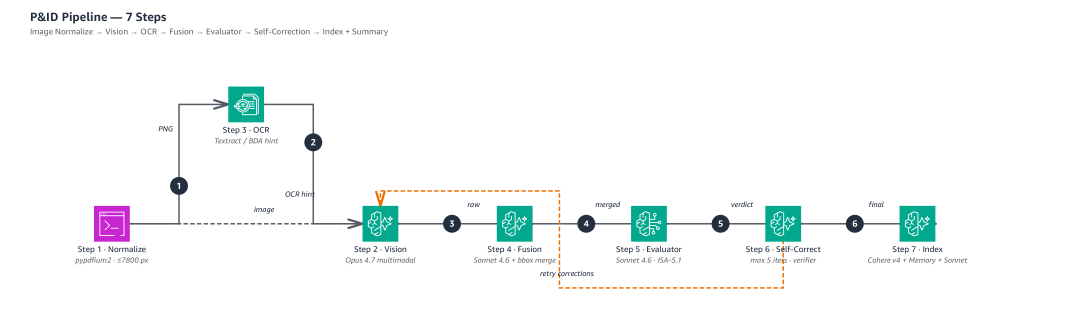
#> input picture img/pipeline-7-steps.png, 3200 x 963 px (shown at 1/3 size)
$ python -i image_normalize.py   (imports and definitions only)
#> lines starting #> are read from the running program, lines starting #| are printed output that depends on the picture
"""Image-first normalization for every drawing input.

Why this exists
---------------
The pipeline (Vision agent + Textract + Fusion + canvas overlay) is
pixel-coordinate-precise. If the Vision input PNG and the viewer's
displayed PNG go through *separate* render passes (e.g. one at 200 dpi
from pypdfium2, one at the same dpi but a slightly different scale
factor), the bounding boxes the Vision agent emits land ~1px off the
shapes the user sees. Aligning every consumer onto the *same* PNG
file solves it deterministically.

Contract
--------
`normalize_to_png(source: Path, target_dir: Path | None = None,
                   dpi: int = 200) -> Path`

  - For .pdf inputs: render page 0 at `dpi` and write a PNG.
  - For .png / .jpg / .jpeg / .tif / .tiff inputs: load with PIL,
    convert to RGB, and write a PNG copy.
  - Writes to `<target_dir or source.parent>/<stem>.norm.png` and
    returns the PNG path. Idempotent — re-running is a no-op when
    the PNG is already up-to-date relative to the source mtime.

Both `render_page` and the FastAPI image route delegate here so the
`/api/drawings/{key}/image` bytes and the orchestrator's analysis
input are byte-identical.
"""
from __future__ import annotations

from pathlib import Path
from typing import Optional

from PIL import Image

from backend.tools.pdf_renderer import render_page


_PDF_SUFFIX = ".pdf"
_RASTER_SUFFIXES = {".png", ".jpg", ".jpeg", ".tif", ".tiff", ".bmp"}

# Bedrock ConverseStream Vision input rejects images whose larger edge
# exceeds 8000 px. We cap at 7800 to leave headroom — the dimensions
# event the orchestrator emits to the frontend uses these *capped*
# values, so bbox overlay coordinates stay aligned with the displayed
# image and the upstream Vision call no longer 4xx's.
MAX_EDGE_PX = 7800


def normalize_to_png(
    source: Path | str,
    *,
    target_dir: Optional[Path] = None,
    dpi: int = 200,
    page: int = 0,
) -> Path:
    src = Path(source)
    if not src.exists():
        raise FileNotFoundError(f"input does not exist: {src}")
    suffix = src.suffix.lower()

    out_dir = target_dir or src.parent
    out_dir.mkdir(parents=True, exist_ok=True)
    out = out_dir / f"{src.stem}.norm.png"

    if out.exists() and out.stat().st_mtime >= src.stat().st_mtime:
        return out  # idempotent — cache valid

    if suffix == _PDF_SUFFIX:
        img = render_page(src, page=page, dpi=dpi)
    elif suffix in _RASTER_SUFFIXES:
        img = Image.open(src).convert("RGB")
    else:
        raise ValueError(
            f"unsupported drawing extension {suffix!r} — "
            "expected pdf / png / jpg / jpeg / tif / tiff"
        )

    img = _cap_edge(img, MAX_EDGE_PX)
    img.save(out, format="PNG", optimize=True)
    return out


def _cap_edge(img: Image.Image, max_edge: int) -> Image.Image:
    """Downscale so neither edge exceeds `max_edge`, preserving aspect.

    Uses LANCZOS for sharp text — ISA labels survive the resample.
    Returns the input unchanged when both edges are already ≤ max_edge.
    """
    w, h = img.size
    long_edge = max(w, h)
    if long_edge <= max_edge:
        return img
    scale = max_edge / float(long_edge)
    new_w = int(round(w * scale))
    new_h = int(round(h * scale))
    return img.resize((new_w, new_h), Image.LANCZOS)


def load_normalized(
    source: Path | str,
    *,
    target_dir: Optional[Path] = None,
    dpi: int = 200,
    page: int = 0,
) -> Image.Image:
    """Convenience: normalize then load the resulting PNG into PIL."""
    png_path = normalize_to_png(
        source, target_dir=target_dir, dpi=dpi, page=page,
    )
    return Image.open(png_path).convert("RGB")

>>> import cv2
>>> picture = cv2.imread('../../img/pipeline-7-steps.png', cv2.IMREAD_GRAYSCALE)
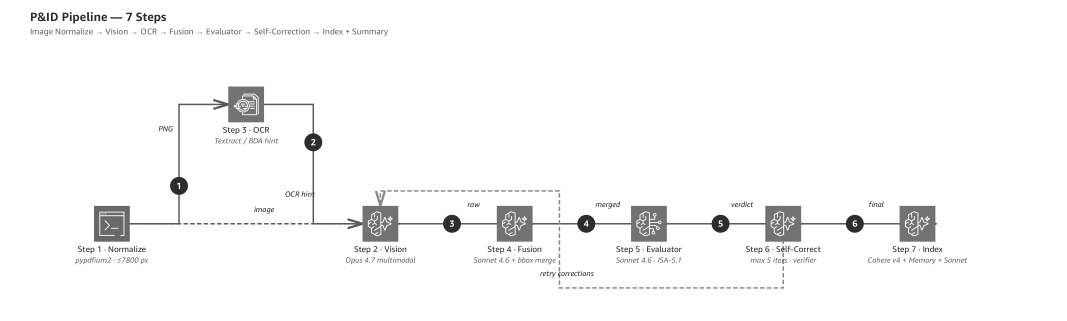
#> picture: shape (963, 3200) (shown at 1/3 size); min 45, max 255, mean 248.5
>>> result = load_normalized(picture)
#> (the run stopped early here; a loop or call above may not have finished)
